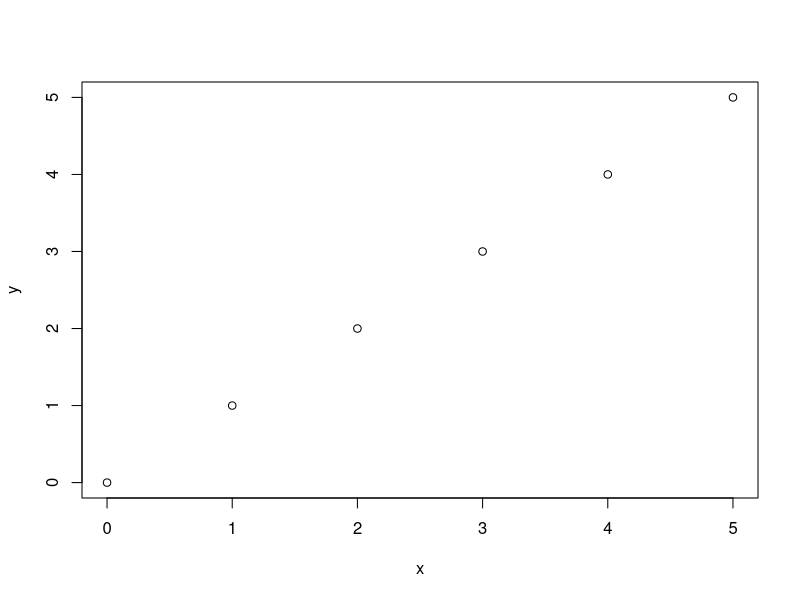

Write R code to recreate this figure.
#FILE: ---------------------- Math01.R -------------
rm(list=ls())
getwd()
#setwd("C:/Users/.../R/Scripts")
getwd()

options(digits=15)

library("tidyverse")
library(dplyr) 
library(magrittr) # %<>%
#load("foreign")

#Straight line equation: slope-intercept form
m <- 1 # m: slope
c <- 0 # c: y-intercept
#x <- 0
#y <- m*x + c 
#m; x; c; y
x <- c(0:5); x; length(x)
y <- c(0:5)*0; y
for (i in 1:length(x)){
  y[i] <- m*x[i] + c
  print(paste("x=",x[i]," y=",y[i]))
}
print(x); y
plot(x,y)